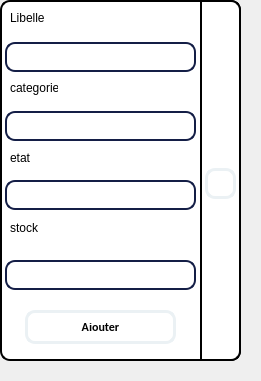
   <widget class="QWidget" name="widget_2" native="true">
    <property name="geometry">
     <rect>
      <x>90</x>
      <y>50</y>
      <width>261</width>
      <height>381</height>
     </rect>
    </property>
    <property name="styleSheet">
     <string notr="true">/* Styles for QLineEdit */
QLineEdit {
    border: 2px solid #141E46;
    border-radius: 10px;
    padding: 5px;
    transition: border-color 0.3s; /* Adding transition effect for smooth hover */
}

QLineEdit:hover {
    border-color: #E0E0E1; /* Change border color on hover */
}

/* Styles for QTextEdit */
QTextEdit {
    border: 2px solid #141E46;
    border-radius: 10px;
    padding: 1.5px;
    transition: border-color 0.3s; /* Adding transition effect for smooth hover */
}

QTextEdit:hover {
    border-color: #E0E0E1; /* Change border color on hover */
}
QPushButton {
    background-color: transparent; 
    color: black;
    border: 3px solid#EBF1F4 ;
    border-radius: 10px;
    padding: 10px 20px;
    font-weight: bold;
    font-family: Calibri, sans-serif;
}

/* Hover effect */
QPushButton:hover {
  
    border: 3px solid #141E46;
    color: black;
}</string>
    </property>
    <widget class="QLabel" name="label_5">
     <property name="geometry">
      <rect>
       <x>0</x>
       <y>0</y>
       <width>241</width>
       <height>361</height>
      </rect>
     </property>
     <property name="styleSheet">
      <string notr="true">QLabel {
    background-color: white;
    border: 2px solid black;
    border-radius: 10px;
    padding: 5px 10px;
    color: black;
}
</string>
     </property>
     <property name="text">
      <string/>
     </property>
    </widget>
    <widget class="QLineEdit" name="labelE">
     <property name="enabled">
      <bool>true</bool>
     </property>
     <property name="geometry">
      <rect>
       <x>5</x>
       <y>42</y>
       <width>191</width>
       <height>30</height>
      </rect>
     </property>
     <property name="styleSheet">
      <string notr="true">/* Styles for QLineEdit */
QLineEdit {
    border: 2px solid #141E46;
    border-radius: 10px;
    padding: 5px;
    transition: border-color 0.3s; /* Adding transition effect for smooth hover */
}

QLineEdit:hover {
    border-color: #E0E0E1; /* Change border color on hover */
}

/* Styles for QTextEdit */
QTextEdit {
    border: 2px solid #141E46;
    border-radius: 10px;
    padding: 1.5px;
    transition: border-color 0.3s; /* Adding transition effect for smooth hover */
}

QTextEdit:hover {
    border-color: #E0E0E1; /* Change border color on hover */
}
</string>
     </property>
    </widget>
    <widget class="QLabel" name="label_4">
     <property name="geometry">
      <rect>
       <x>10</x>
       <y>10</y>
       <width>61</width>
       <height>16</height>
      </rect>
     </property>
     <property name="styleSheet">
      <string notr="true">color: black
</string>
     </property>
     <property name="text">
      <string>Libelle</string>
     </property>
    </widget>
    <widget class="QLineEdit" name="categoryE">
     <property name="geometry">
      <rect>
       <x>5</x>
       <y>111</y>
       <width>191</width>
       <height>30</height>
      </rect>
     </property>
     <property name="styleSheet">
      <string notr="true">/* Styles for QLineEdit */
QLineEdit {
    border: 2px solid #141E46;
    border-radius: 10px;
    padding: 5px;
    transition: border-color 0.3s; /* Adding transition effect for smooth hover */
}

QLineEdit:hover {
    border-color: #E0E0E1; /* Change border color on hover */
}

/* Styles for QTextEdit */
QTextEdit {
    border: 2px solid #141E46;
    border-radius: 10px;
    padding: 1.5px;
    transition: border-color 0.3s; /* Adding transition effect for smooth hover */
}

QTextEdit:hover {
    border-color: #E0E0E1; /* Change border color on hover */
}
</string>
     </property>
    </widget>
    <widget class="QLabel" name="label_1">
     <property name="geometry">
      <rect>
       <x>10</x>
       <y>80</y>
       <width>48</width>
       <height>16</height>
      </rect>
     </property>
     <property name="styleSheet">
      <string notr="true">color: black
</string>
     </property>
     <property name="text">
      <string>categorie</string>
     </property>
    </widget>
    <widget class="QLineEdit" name="stateE">
     <property name="geometry">
      <rect>
       <x>5</x>
       <y>180</y>
       <width>191</width>
       <height>30</height>
      </rect>
     </property>
     <property name="styleSheet">
      <string notr="true">/* Styles for QLineEdit */
QLineEdit {
    border: 2px solid #141E46;
    border-radius: 10px;
    padding: 5px;
    transition: border-color 0.3s; /* Adding transition effect for smooth hover */
}

QLineEdit:hover {
    border-color: #E0E0E1; /* Change border color on hover */
}

/* Styles for QTextEdit */
QTextEdit {
    border: 2px solid #141E46;
    border-radius: 10px;
    padding: 1.5px;
    transition: border-color 0.3s; /* Adding transition effect for smooth hover */
}

QTextEdit:hover {
    border-color: #E0E0E1; /* Change border color on hover */
}
</string>
     </property>
    </widget>
    <widget class="QLabel" name="label_2">
     <property name="geometry">
      <rect>
       <x>10</x>
       <y>150</y>
       <width>26</width>
       <height>16</height>
      </rect>
     </property>
     <property name="styleSheet">
      <string notr="true">color: black</string>
     </property>
     <property name="text">
      <string>etat</string>
     </property>
    </widget>
    <widget class="QLabel" name="label_3">
     <property name="enabled">
      <bool>true</bool>
     </property>
     <property name="geometry">
      <rect>
       <x>10</x>
       <y>220</y>
       <width>50</width>
       <height>16</height>
      </rect>
     </property>
     <property name="baseSize">
      <size>
       <width>2</width>
       <height>0</height>
      </size>
     </property>
     <property name="styleSheet">
      <string notr="true">color: black</string>
     </property>
     <property name="text">
      <string>stock </string>
     </property>
    </widget>
    <widget class="QPushButton" name="Ajout_2">
     <property name="geometry">
      <rect>
       <x>25</x>
       <y>310</y>
       <width>151</width>
       <height>34</height>
      </rect>
     </property>
     <property name="text">
      <string>Ajouter</string>
     </property>
     <property name="icon">
      <iconset>
       <normaloff>../../../Users/moham/Desktop/icons/add.svg</normaloff>../../../Users/moham/Desktop/icons/add.svg</iconset>
     </property>
     <property name="iconSize">
      <size>
       <width>20</width>
       <height>20</height>
      </size>
     </property>
    </widget>
    <widget class="QPushButton" name="pushButton_4">
     <property name="geometry">
      <rect>
       <x>205</x>
       <y>168</y>
       <width>31</width>
       <height>31</height>
      </rect>
     </property>
     <property name="layoutDirection">
      <enum>Qt::LeftToRight</enum>
     </property>
     <property name="text">
      <string/>
     </property>
     <property name="icon">
      <iconset>
       <normaloff>../../../Downloads/plus (1).png</normaloff>../../../Downloads/plus (1).png</iconset>
     </property>
     <property name="iconSize">
      <size>
       <width>30</width>
       <height>30</height>
      </size>
     </property>
     <property name="checkable">
      <bool>true</bool>
     </property>
    </widget>
    <widget class="QLabel" name="label_7">
     <property name="geometry">
      <rect>
       <x>200</x>
       <y>0</y>
       <width>41</width>
       <height>361</height>
      </rect>
     </property>
     <property name="styleSheet">
      <string notr="true">QLabel {
    background-color: white;
    border: 2px solid black; /* Add border */
    border-top-right-radius: 10px; /* Border radius only on the top-right */
    border-bottom-right-radius: 10px; /* Border radius only on the bottom-right */
    padding: 5px 10px;
    color: black;
}
</string>
     </property>
     <property name="text">
      <string/>
     </property>
    </widget>
    <widget class="QLineEdit" name="stockE">
     <property name="geometry">
      <rect>
       <x>5</x>
       <y>260</y>
       <width>191</width>
       <height>30</height>
      </rect>
     </property>
    </widget>
    <zorder>label_5</zorder>
    <zorder>labelE</zorder>
    <zorder>Ajout_2</zorder>
    <zorder>stateE</zorder>
    <zorder>categoryE</zorder>
    <zorder>label_1</zorder>
    <zorder>label_3</zorder>
    <zorder>label_2</zorder>
    <zorder>label_4</zorder>
    <zorder>label_7</zorder>
    <zorder>pushButton_4</zorder>
    <zorder>stockE</zorder>
   </widget>
